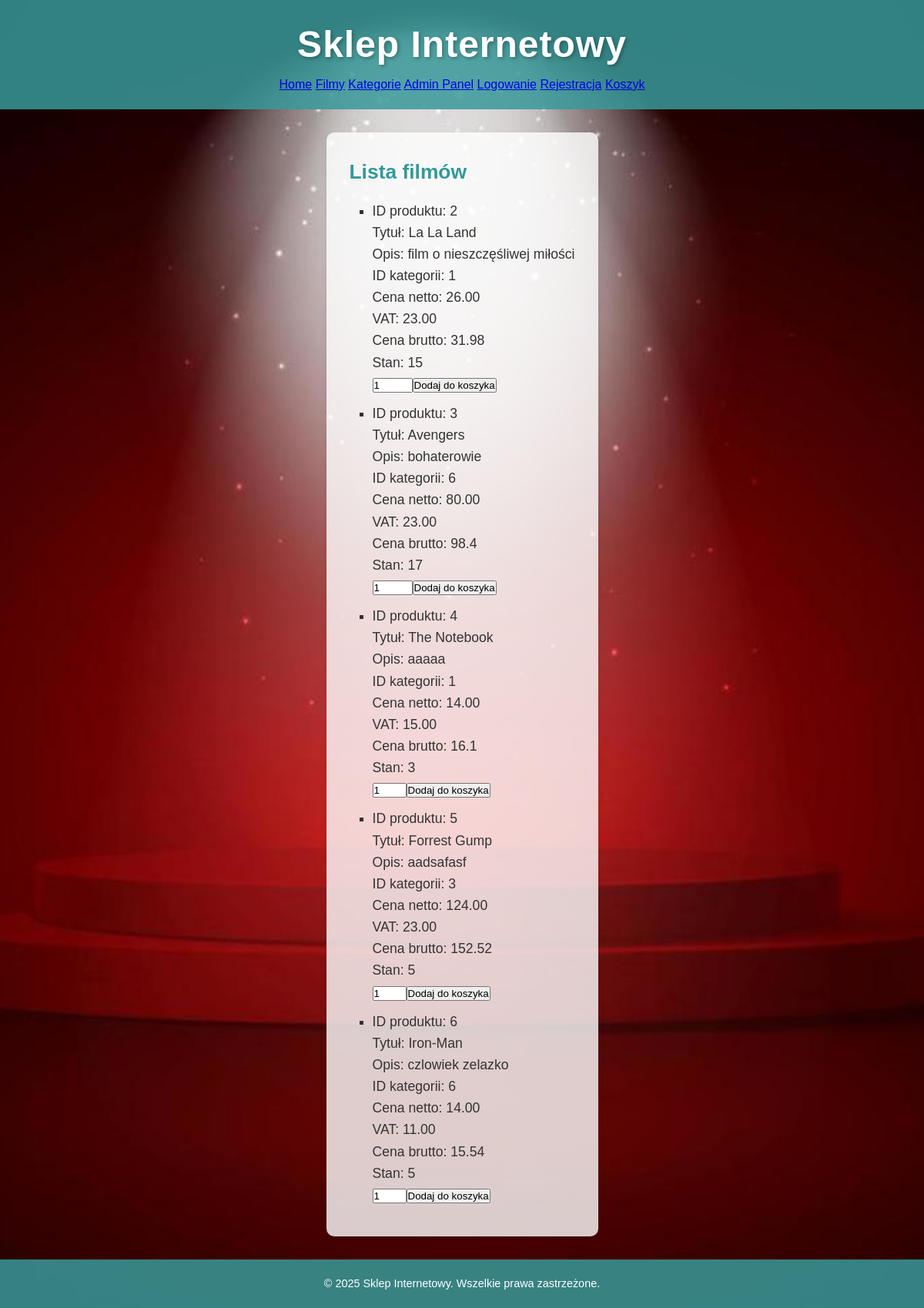
The app's page /pages/index.php?idp=movies, older data.
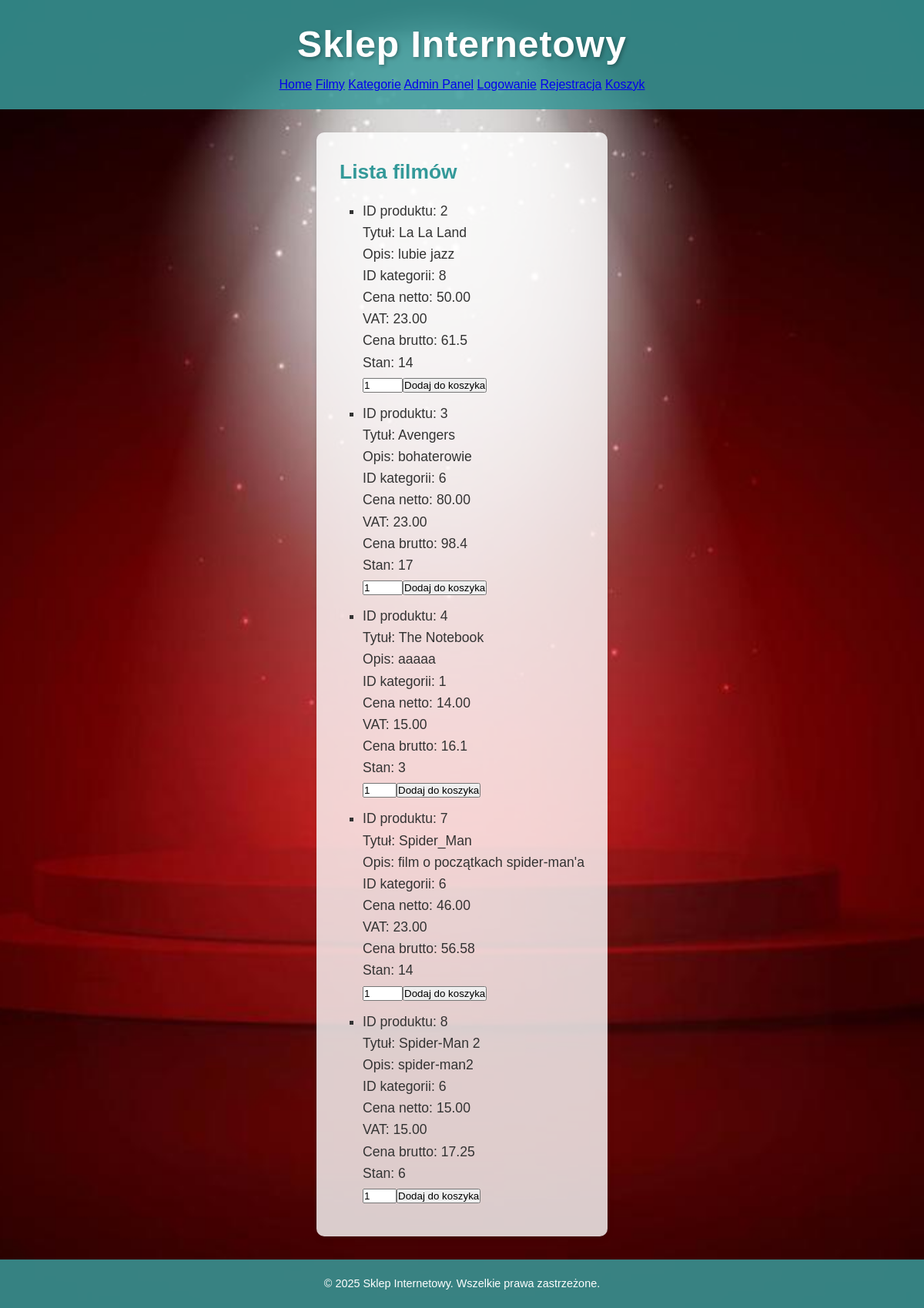
The same page, newer data.
### tables this page shows
CREATE TABLE `products` (
  `id` int(11) NOT NULL,
  `title` varchar(255) NOT NULL,
  `description` text DEFAULT NULL,
  `price_net` decimal(10,2) NOT NULL,
  `vat_tax` decimal(4,2) NOT NULL,
  `stock_quantity` int(11) NOT NULL,
  `availability_status` tinyint(1) NOT NULL,
  `image_path` varchar(255) DEFAULT NULL,
  `category_id` int(11) DEFAULT NULL
);

### pages/movies.php (the view, shortened to what this page needs)
<h2>Lista filmów</h2>
<?php
$mysqli = new mysqli("localhost", "root", "", "shop");
$result = $mysqli->query("SELECT * FROM products");
if ($result->num_rows > 0) {
    echo "<ul>";
    while ($row = $result->fetch_assoc()) {
        $gross_price = $row['price_net'] + ($row['price_net'] * $row['vat_tax'] / 100);
        echo "<li>";
        echo "ID produktu: " . $row['id'] . "<br>";
        echo "Tytuł: " . $row['title'] . "<br>";
        echo "Opis: " . $row['description'] . "<br>";
        echo "ID kategorii: " . $row['category_id'] . "<br>";
        echo "Cena netto: " . $row['price_net'] . "<br>";
        echo "VAT: " . $row['vat_tax'] . "<br>";
        echo "Cena brutto: " . $gross_price . "<br>";
        echo "Stan: " . $row['stock_quantity'] . "<br>";
        echo "<form method='POST' action='../php/admin_cart.php'>";
        echo "<input type='number' name='quantity' value='1' min='1' max='" . $row['stock_quantity'] . "'>";
        echo "<button type='submit'>Dodaj do koszyka</button>";
        echo "</form>";
        echo "</li>";
    }
    echo "</ul>";
} else {
    echo "Brak filmów.";
}
?>

### pages/index.php (shortened to what this page needs)
<!DOCTYPE html>
<html lang="pl">
<head>
    <link rel="stylesheet" href="../css/style.css">
</head>
<body>
<div class="header">
    <h1>Sklep Internetowy</h1>
    <nav>
        <a href="index.php?idp=home">Home</a>
        <a href="index.php?idp=movies">Filmy</a>
        <a href="index.php?idp=categories">Kategorie</a>
        <a href="index.php?idp=admin_panel">Admin Panel</a>
        <a href="index.php?idp=login">Logowanie</a>
        <a href="index.php?idp=register">Rejestracja</a>
        <a href="index.php?idp=cart">Koszyk</a>
    </nav>
</div>
<div class="main-content">
    <?php
    $pages_dir = './';
    $page = $_GET['idp'];
    $page_path = "{$pages_dir}/{$page}.php";
    if (file_exists($page_path)) {
        include $page_path;
    } else {
        echo "Strona nie została znaleziona.";
    }
    ?>
</div>
<div class="footer">
    <p>&copy; <?php echo date("Y"); ?> Sklep Internetowy. Wszelkie prawa zastrzeżone.</p>
</div>
</body>
</html>

### css/style.css (style rules this page uses)
* { margin: 0; padding: 0; box-sizing: border-box; font-family: 'Arial', sans-serif; }
html, body { height: 100%; }
body { display: flex; flex-direction: column; min-height: 100vh; background: url('../img/other/background.jpg') no-repeat center center fixed; background-size: cover; color: #333; line-height: 1.6; }
.header { background: rgba(57, 153, 153, 0.85); text-align: center; padding: 20px; color: white; }
.header h1 { font-size: 3em; text-shadow: 2px 2px 5px rgba(0, 0, 0, 0.3); letter-spacing: 1px; }
.main-content { background-color: rgba(255, 255, 255, 0.8); max-width: 1200px; margin: 30px auto; padding: 30px; box-shadow: 0 4px 8px rgba(0, 0, 0, 0.1); border-radius: 10px; font-size: 1.1em; flex-grow: 1; }
.main-content h1, .main-content h2 { color: #399; margin-bottom: 15px; }
.main-content ul { margin-left: 20px; padding-left: 10px; list-style-type: square; }
.main-content ul li { margin-bottom: 10px; }
.header, .footer { transition: background-color 0.5s ease; }
.footer { text-align: center; padding: 20px; background: rgba(57, 153, 153, 0.85); color: white; font-size: 0.9em; width: 100%; position: relative; bottom: 0; }

Row changes from the older to the newer data that the page shows:
removed products: id "5", title "Forrest Gump", description "aadsafasf", category "3", price_net "124.00", vat_tax "23.00", gross_price "152.52", stock_quantity "5"
removed products: id "6", title "Iron-Man", description "czlowiek zelazko", category "6", price_net "14.00", vat_tax "11.00", gross_price "15.54", stock_quantity "5"
changed products "La La Land": description "film o nieszczęśliwej miłości" → "lubie jazz"; category "1" → "8"; price_net "26.00" → "50.00"; gross_price "31.98" → "61.5"; stock_quantity "15" → "14"
added products: id "7", title "Spider_Man", description "film o początkach spider-man'a", category "6", price_net "46.00", vat_tax "23.00", gross_price "56.58", stock_quantity "14"
added products: id "8", title "Spider-Man 2", description "spider-man2", category "6", price_net "15.00", vat_tax "15.00", gross_price "17.25", stock_quantity "6"
